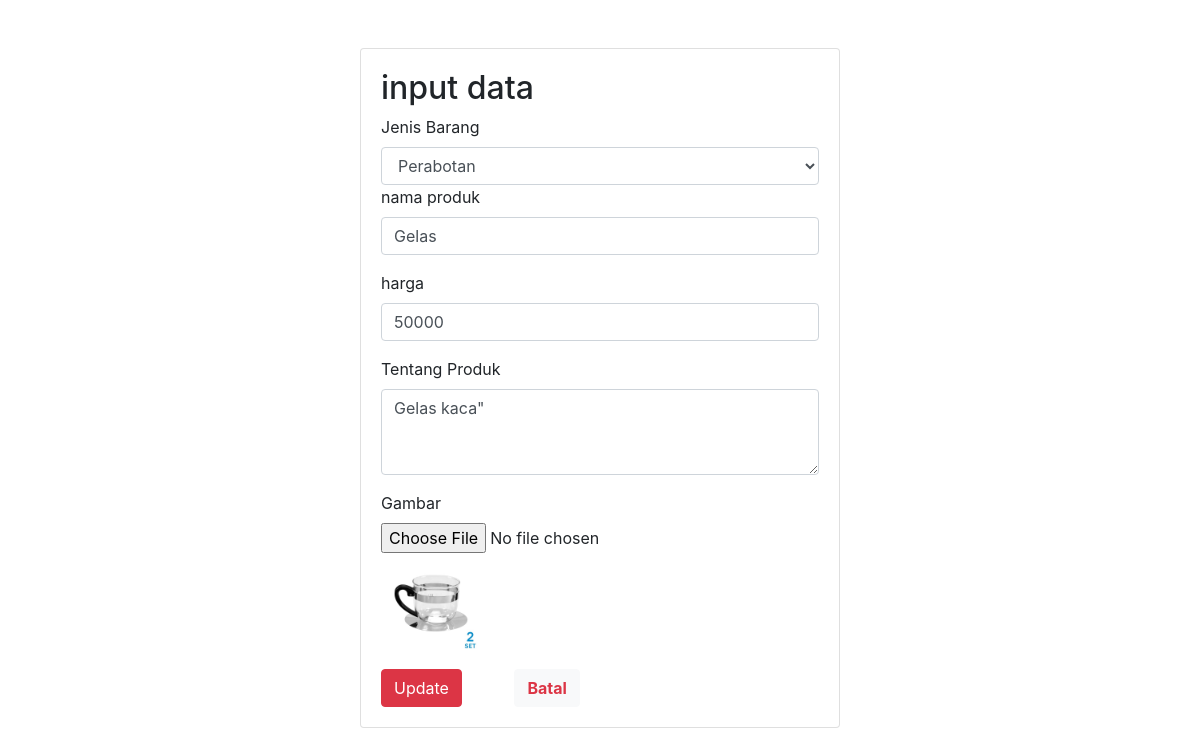
/edit.php?id=86, run on the app's committed database.
### tables this page shows
CREATE TABLE `tb_gambar` (
  `id_gambar` int(11) NOT NULL,
  `nama` varchar(50) NOT NULL,
  `file` varchar(150) DEFAULT NULL,
  `jenis_produk` varchar(50) DEFAULT NULL,
  `harga` bigint(20) DEFAULT NULL,
  `deskripsi` varchar(1000) DEFAULT NULL
);

### edit.php (the view, shortened to what this page needs)
<?php
    include 'db.php';
    $data = mysqli_query($conn, "SELECT * FROM tb_gambar WHERE id_gambar = '".$_GET['id']."'");
    $r = mysqli_fetch_array($data);
    $n = $r['nama'];
    $f = $r['file'];
    $j = $r['jenis_produk'];
    $h = $r['harga'];
    $d = $r['deskripsi'];
?>
<!DOCTYPE html>
<html lang="en">
<head>
    <link rel="stylesheet" href="asset/css/bootstrap.min.css">
    <link rel="stylesheet" href="asset/css/all.css">
</head>
<body>
    <div class="container mt-5">
        <div class="row">
            <div class="col-12">
                <form action="" method="POST" enctype="multipart/form-data">
                <div class="card mx-auto" style="width: 30rem;">
                    <div class="card-body">
                        <h2>input data</h2>
                                <label for="exampleFormControlSelect1">Jenis Barang</label>
                                <select class="form-control" name="jenis_produk">
                                    <option><?php echo $j; ?></option>
                                </select>
                                <div class="form-group">
                                    <label for="exampleInputEmail1">nama produk</label>
                                    <input type="text" name="nama" class="form-control" required value="<?php echo $n; ?>">
                                </div>
                                <div class="form-group">
                                    <label for="exampleInputEmail1">harga</label>
                                    <input type="number" name="harga" class="form-control" required value="<?php echo $h; ?>">
                                </div>
                                <div class="form-group">
                                    <label for="exampleFormControlTextarea1">Tentang Produk</label>
                                    <textarea class="form-control" required name="deskripsi" rows="3"><?php echo $d; ?>"</textarea>
                                </div>
                                <div>
                                    <label for="exampleInputEmail1">Gambar</label>
                                    <br>
                                    <input type="file" name="gambar">
                                </div>
                                <div>
                                <div>
                                    <img src="uploads/<?php echo $f; ?>" width="100px" height="100px">
                                </div>
                                <button type="submit" class="btn btn-danger mt-3" name="kirim">Update</button>
                                <a href="delete.php" class="btn btn-light text-danger ml-5 mt-3"><b>Batal</b></a>
                        </div>
                    </div>
                </form>
            </div>
        </div>
    </div>
</body>
</html>

### data on the page
tb_gambar: jenis_produk "Perabotan", nama "Gelas", harga "50000", deskripsi "Gelas kaca\"", file (picture)
